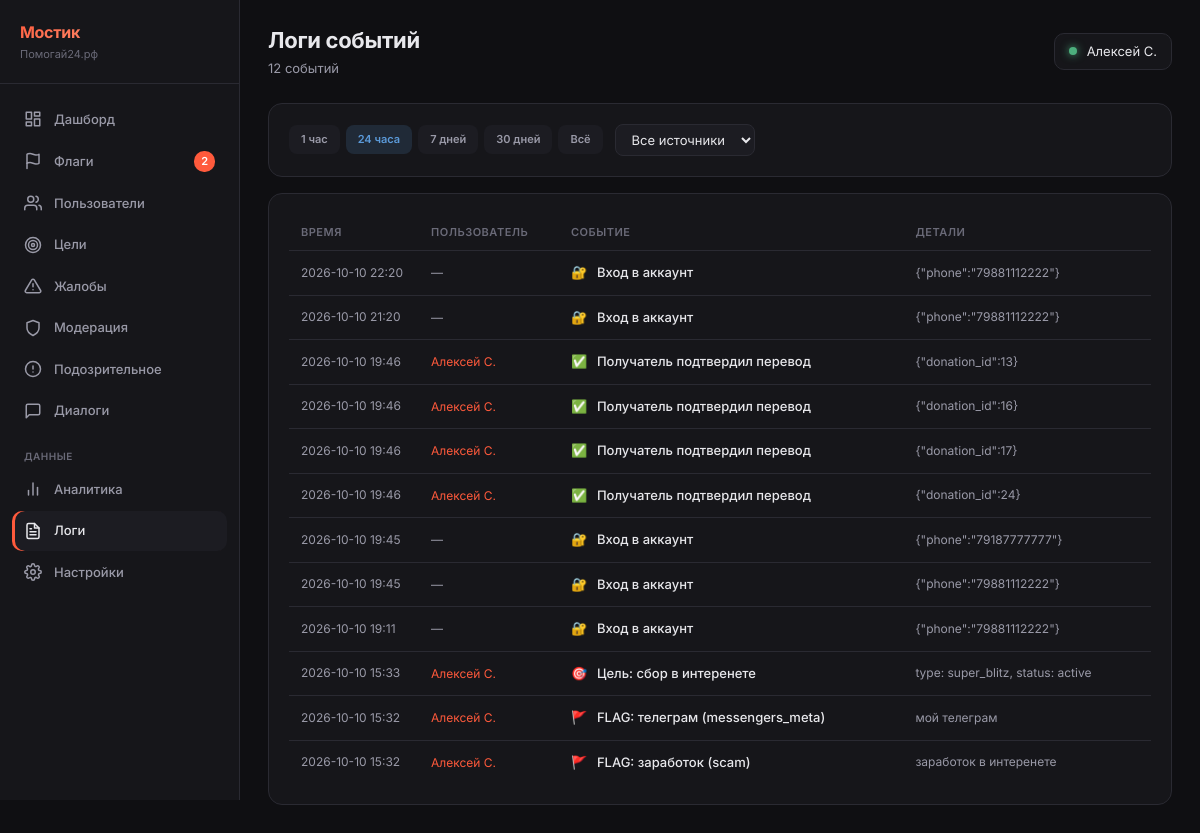
The app's page /_metrics/logs (signed in), older data.
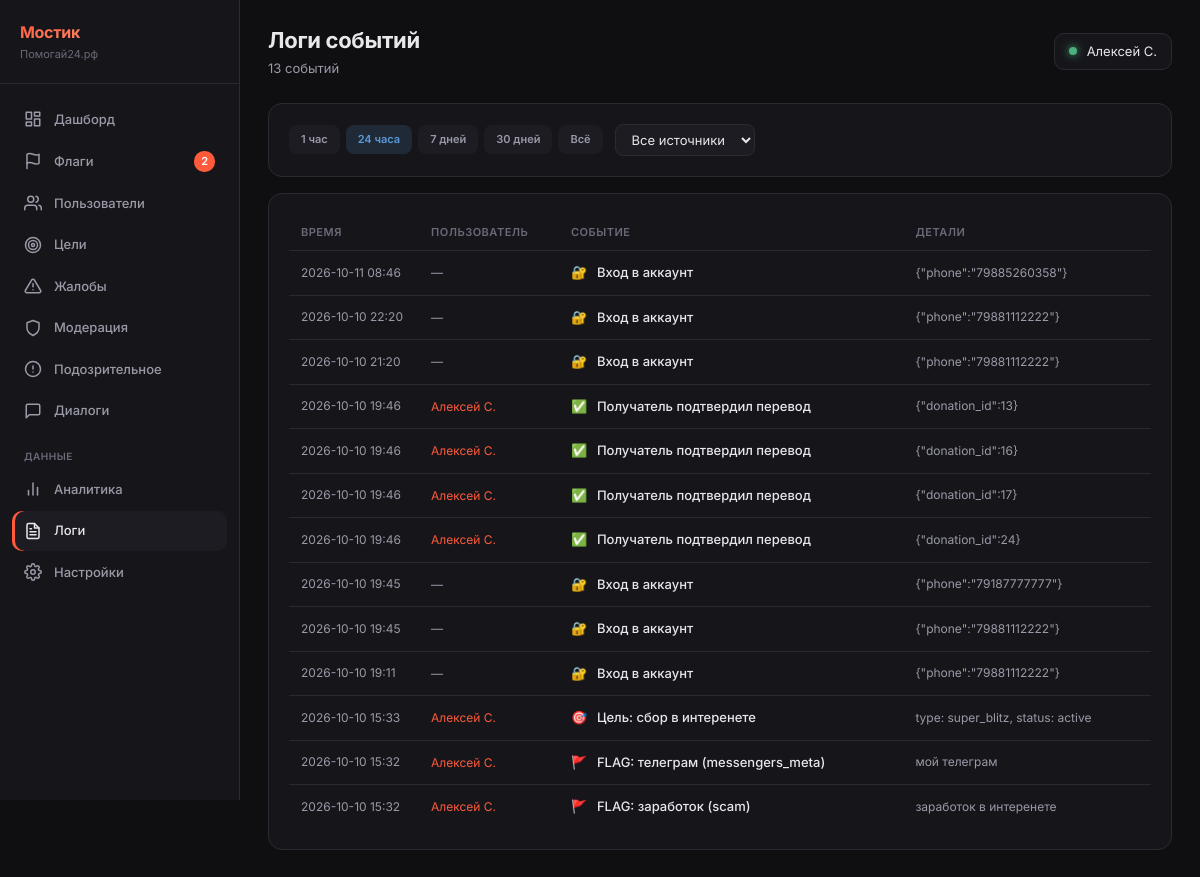
The same page, newer data.
### tables this page shows
CREATE TABLE analytics_events (
            id INTEGER PRIMARY KEY AUTOINCREMENT,
            user_id INTEGER NULL,
            event_type TEXT NOT NULL,
            event_data TEXT NULL,
            created_at TEXT DEFAULT (datetime('now'))
        );

CREATE TABLE users (
            id INTEGER PRIMARY KEY AUTOINCREMENT,
            phone TEXT UNIQUE NOT NULL,
            password_hash TEXT NOT NULL,
            email TEXT NULL,
            name TEXT NULL,
            avatar_url TEXT NULL,
            max_id TEXT NULL,
            vk_id TEXT NULL,
            fcm_token TEXT NULL,
            onboarding_passed INTEGER DEFAULT 0,
            rating REAL DEFAULT 0.0,
            rating_level TEXT DEFAULT 'novice',
            confirmations_total INTEGER DEFAULT 0,
            confirmations_approved INTEGER DEFAULT 0,
            confirmations_ignored INTEGER DEFAULT 0,
            donation_streak INTEGER DEFAULT 0,
            goals_helped_close INTEGER DEFAULT 0,
            total_helped_amount REAL DEFAULT 0.00,
            priority_days INTEGER DEFAULT 0,
            circles_of_care INTEGER DEFAULT 0,
            interest_weights TEXT DEFAULT NULL,
            eternal_donation_config TEXT DEFAULT NULL,
            yellow_card_until TEXT NULL,
            is_banned INTEGER DEFAULT 0,
            created_at TEXT DEFAULT (datetime('now'))
        , xp INTEGER DEFAULT 0, xp_level TEXT DEFAULT 'novice', streak_days INTEGER DEFAULT 0, last_action_date TEXT, ip_registered TEXT, author_badge TEXT, trust_score INTEGER DEFAULT 50, trust_level TEXT DEFAULT 'guest', is_admin INTEGER DEFAULT 0, profile_completed INTEGER DEFAULT 0, identity_verified INTEGER DEFAULT 0, city TEXT, region_code TEXT, region_name TEXT, birth_date TEXT, onboarding_step INTEGER DEFAULT 0, identity_verified_at TEXT, identity_doc_path TEXT, identity_selfie_path TEXT);

CREATE TABLE "goals" (
        id INTEGER PRIMARY KEY AUTOINCREMENT,
        user_id INTEGER NOT NULL,
        type TEXT NOT NULL CHECK(type IN ('super_blitz','blitz','serious','urgent','group')),
        title TEXT NOT NULL,
        description TEXT NULL,
        photo_url TEXT NULL,
        amount_goal REAL NOT NULL,
        amount_collected REAL DEFAULT 0.00,
        ends_at TEXT NULL,
        status TEXT DEFAULT 'draft' CHECK(status IN ('draft','active','frozen','completed','failed','lightning_failed','hidden')),
        trial_ends_at TEXT NULL,
        subscription_active_until TEXT NULL,
        last_boosted_at TEXT NULL,
        is_lightning INTEGER DEFAULT 0,
        lightning_started_at TEXT NULL,
        moderation_status TEXT DEFAULT 'pending',
        completion_type TEXT DEFAULT 'organic',
        is_seed INTEGER DEFAULT 0,
        views_count INTEGER DEFAULT 0,
        views_24h INTEGER DEFAULT 0,
        donations_count INTEGER DEFAULT 0,
        donations_24h INTEGER DEFAULT 0,
        created_at TEXT DEFAULT (datetime('now')), photos TEXT, moderation_comment TEXT, moderated_at TEXT, moderated_by INTEGER,
        FOREIGN KEY (user_id) REFERENCES users(id)
    );

CREATE TABLE content_guard_log (
        id INTEGER PRIMARY KEY AUTOINCREMENT,
        user_id INTEGER NULL,
        ip_address TEXT NULL,
        context TEXT NULL,
        original_text TEXT NULL,
        found_word TEXT NULL,
        category TEXT NULL,
        status TEXT NULL,
        user_action TEXT NULL,
        position_start INTEGER NULL,
        position_end INTEGER NULL,
        created_at TEXT DEFAULT (datetime('now'))
    );

### main.py (the view)
@app.route('/_metrics/logs')
@admin_required
def metrics_logs():
    user = get_current_user()
    db = get_db()
    period = request.args.get('period', '24h')  # 1h, 24h, 7d, 30d, all
    source = request.args.get('source', 'all')  # all, actions, flags, donations, goals, reports
    search = request.args.get('search', '').strip()
    flagged = request.args.get('flagged', '0') == '1'
    period_map = {
        '1h': '-1 hour',
        '24h': '-24 hours',
        '7d': '-7 days',
        '30d': '-30 days',
    }
    time_filter = period_map.get(period)
    events = []
    event_labels = {
        'login_attempt': ('🔐', 'Вход в аккаунт'),
        'registration': ('🎉', 'Регистрация'),
        'transfer_confirmed_donor': ('💸', 'Донатор сообщил о переводе'),
        'transfer_confirmed_recipient': ('✅', 'Получатель подтвердил перевод'),
        'goal_created': ('🎯', 'Создание цели'),
        'goal_approved': ('✓', 'Цель одобрена'),
        'goal_rejected': ('✗', 'Цель отклонена'),
        'report_created': ('⚠️', 'Жалоба на цель'),
        'dialog_message': ('💬', 'Сообщение в диалоге'),
    }
    if source in ('all', 'actions'):
        q = "SELECT id, user_id, event_type as type, event_data as data, created_at FROM analytics_events WHERE 1=1"
        params = []
        if time_filter:
            q += " AND created_at > datetime('now', ?)"
            params.append(time_filter)
        q += " ORDER BY id DESC LIMIT 100"
        for r in db.execute(q, params).fetchall():
            icon, label = event_labels.get(r['type'], ('🔵', r['type']))
            events.append({
                'time': r['created_at'],
                'source': 'analytics',
                'icon': icon,
                'label': label,
                'user_id': r['user_id'],
                'data': r['data'],
            })
    if source in ('all', 'flags'):
        q = "SELECT id, user_id, found_word, category, status, original_text, created_at FROM content_guard_log WHERE 1=1"
        params = []
        if time_filter:
            q += " AND created_at > datetime('now', ?)"
            params.append(time_filter)
        q += " ORDER BY id DESC LIMIT 100"
        for r in db.execute(q, params).fetchall():
            events.append({
                'time': r['created_at'],
                'source': 'flag',
                'icon': '🚩',
                'label': f"FLAG: {r['found_word']} ({r['category']})",
                'user_id': r['user_id'],
                'data': r['original_text'][:100] if r['original_text'] else '',
            })
    if source in ('all', 'donations'):
        q = "SELECT id, donor_id as user_id, amount_reported, status, donor_confirmed_at as created_at FROM donations WHERE 1=1"
        params = []
        if time_filter:
            q += " AND donor_confirmed_at > datetime('now', ?)"
            params.append(time_filter)
        q += " ORDER BY id DESC LIMIT 100"
        for r in db.execute(q, params).fetchall():
            events.append({
                'time': r['created_at'],
                'source': 'donation',
                'icon': '💰',
                'label': f"Донат {r['amount_reported']:.0f} ₽",
                'user_id': r['user_id'],
                'data': f"status: {r['status']}",
            })
    if source in ('all', 'goals'):
        q = "SELECT id, user_id, title, type, status, created_at FROM goals WHERE 1=1"
        params = []
        if time_filter:
            q += " AND created_at > datetime('now', ?)"
            params.append(time_filter)
        q += " ORDER BY id DESC LIMIT 100"
        for r in db.execute(q, params).fetchall():
            events.append({
                'time': r['created_at'],
                'source': 'goal',
                'icon': '🎯',
                'label': f"Цель: {r['title'][:60]}",
                'user_id': r['user_id'],
                'data': f"type: {r['type']}, status: {r['status']}",
            })
    if source in ('all', 'reports'):
        q = "SELECT id, reporter_id as user_id, goal_id, reason, created_at FROM reports WHERE 1=1"
        params = []
        if time_filter:
            q += " AND created_at > datetime('now', ?)"
            params.append(time_filter)
        q += " ORDER BY id DESC LIMIT 100"
        for r in db.execute(q, params).fetchall():
            events.append({
                'time': r['created_at'],
                'source': 'report',
                'icon': '⚠️',
                'label': f"Жалоба на цель #{r['goal_id']}",
                'user_id': r['user_id'],
                'data': r['reason'],
            })
    events.sort(key=lambda x: x['time'], reverse=True)
    events = events[:300]
    user_ids = set(e['user_id'] for e in events if e['user_id'])
    users_map = {}
    if user_ids:
        placeholders = ','.join('?' * len(user_ids))
        rows = db.execute(f"SELECT id, phone, name FROM users WHERE id IN ({placeholders})", list(user_ids)).fetchall()
        for r in rows:
            users_map[r['id']] = {'phone': r['phone'], 'name': r['name']}
    for e in events:
        u = users_map.get(e['user_id'])
        e['user_label'] = (u['name'] or u['phone']) if u else '—'
    counts = get_sidebar_counts(db)
    db.close()
    return render_template('_metrics/logs.html',
        user=user,
        active='logs',
        counts=counts,
        events=events,
        period=period,
        source=source,
        search=search,
    )

### main.py (called while the page is built)
def get_current_user():
    if 'user_id' in session:
        db = get_db()
        try:
            user = db.execute("SELECT * FROM users WHERE id = ?", (session['user_id'],)).fetchone()
            return user
        except:
            return None
        finally:
            db.close()
    return None

def admin_required(f):
    @wraps(f)
    def wrap(*args, **kwargs):
        user = get_current_user()
        if not user or not user['is_admin']:
            from flask import abort
            abort(404)
        return f(*args, **kwargs)
    return wrap

### models.py (called while the page is built)
def get_db():
    conn = sqlite3.connect(DATABASE, timeout=10)
    conn.row_factory = sqlite3.Row
    conn.execute("PRAGMA journal_mode=WAL")
    conn.execute("PRAGMA synchronous=NORMAL")
    conn.execute("PRAGMA busy_timeout=5000")
    conn.execute("PRAGMA foreign_keys = ON")
    return conn

### templates/_metrics/logs.html (shortened to what this page needs)
{% extends "_metrics/base.html" %}
{% block page_title %}Логи событий{% endblock %}
{% block page_subtitle %}{{ events|length }} событий{% endblock %}
{% block content %}
<div class="m-section" style="margin-bottom: 16px;">
    <form method="GET" style="display: flex; gap: 12px; align-items: center; flex-wrap: wrap;">
        <div style="display: flex; gap: 6px;">
            <a href="?period=1h&source={{ source }}" class="m-badge {% if period == '1h' %}info{% else %}muted{% endif %}" style="text-decoration: none; padding: 6px 12px;">1 час</a>
            <a href="?period=24h&source={{ source }}" class="m-badge {% if period == '24h' %}info{% else %}muted{% endif %}" style="text-decoration: none; padding: 6px 12px;">24 часа</a>
            <a href="?period=7d&source={{ source }}" class="m-badge {% if period == '7d' %}info{% else %}muted{% endif %}" style="text-decoration: none; padding: 6px 12px;">7 дней</a>
            <a href="?period=30d&source={{ source }}" class="m-badge {% if period == '30d' %}info{% else %}muted{% endif %}" style="text-decoration: none; padding: 6px 12px;">30 дней</a>
            <a href="?period=all&source={{ source }}" class="m-badge {% if period == 'all' %}info{% else %}muted{% endif %}" style="text-decoration: none; padding: 6px 12px;">Всё</a>
        </div>
        <select name="source" onchange="this.form.submit()" style="padding: 6px 12px; background: var(--m-bg-3); border: 1px solid var(--m-border); border-radius: 8px; color: var(--m-text); font-size: 13px; font-family: inherit;">
            <option value="all" {% if source == 'all' %}selected{% endif %}>Все источники</option>
        </select>
    </form>
</div>
<div class="m-section">
    {% if events %}
    <table class="m-table">
        <thead>
            <tr>
                <th style="width: 130px;">Время</th>
                <th style="width: 140px;">Пользователь</th>
                <th>Событие</th>
                <th>Детали</th>
            </tr>
        </thead>
        <tbody>
            {% for e in events %}
            <tr>
                <td class="muted" style="white-space: nowrap; font-size: 12px;">{{ e.time[:16] }}</td>
                <td>
                    {% if e.user_id %}
                        <a href="/_metrics/users/{{ e.user_id }}" style="color: var(--m-sunset-1); text-decoration: none; font-size: 12px;">
                            {{ e.user_label }}
                        </a>
                    {% else %}
                        <span class="muted">—</span>
                    {% endif %}
                </td>
                <td>
                    <span style="margin-right: 6px;">{{ e.icon }}</span>
                    <span style="font-size: 13px; font-weight: 500;">{{ e.label }}</span>
                </td>
                <td class="muted" style="font-size: 12px; max-width: 350px; overflow: hidden; text-overflow: ellipsis; white-space: nowrap;" title="{{ e.data }}">{{ e.data }}</td>
            </tr>
            {% endfor %}
        </tbody>
    </table>
    {% else %}
    <div class="m-empty" style="padding: 60px 20px;">
        <div style="font-size: 40px; margin-bottom: 12px;">📭</div>
        <div style="font-size: 15px;">Нет событий за этот период.</div>
    </div>
    {% endif %}
</div>
{% endblock %}

### templates/_metrics/base.html (shortened to what the changed rows need)
<!DOCTYPE html>
<html lang="ru">
<head>
    <link rel="stylesheet" href="/static/_metrics.css">
</head>
<body>
    <div class="m-layout">
        <main class="m-content">
            <header class="m-header">
                <div>
                    <div class="m-title">{% block page_title %}Мостик{% endblock %}</div>
                    <div class="m-subtitle">{% block page_subtitle %}{% endblock %}</div>
                </div>
                <div class="m-user">
                    <span class="m-user-dot"></span>
                    {{ user.name or user.phone }}
                </div>
            </header>
            {% block content %}{% endblock %}
        </main>
    </div>
</body>
</html>

Row changes from the older to the newer data that the page shows:
added analytics_events: created_at "2026-10-11 08:46", icon "🔐", label "Вход в аккаунт", data "{\"phone\":\"79885260358\"}"
Text that changed along with them:
{{ events|length }}: "12" → "13"
